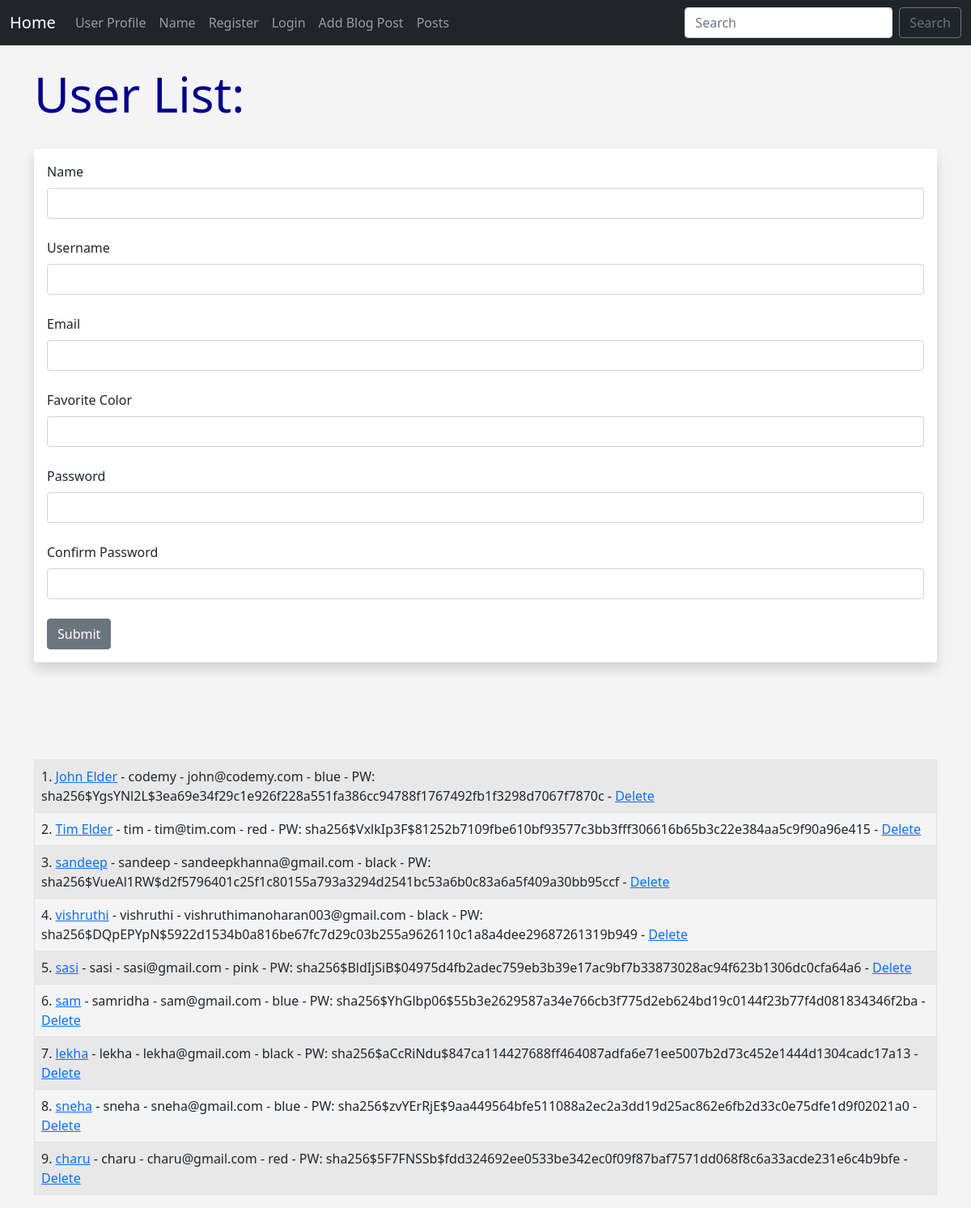
Screenshot of /user/add with the database file from the repository.
### app.py (models this page shows, shortened)
class Users(db.Model, UserMixin):
	id = db.Column(db.Integer, primary_key=True)
	username = db.Column(db.String(20), nullable=False, unique=True)
	name = db.Column(db.String(200), nullable=False)
	email = db.Column(db.String(120), nullable=False, unique=True)
	favorite_color = db.Column(db.String(120))
	about_author = db.Column(db.Text(), nullable=True)
	date_added = db.Column(db.DateTime, default=datetime.utcnow)
	profile_pic = db.Column(db.String(), nullable=True)
	password_hash = db.Column(db.String(128))
	posts = db.relationship('Posts', backref='poster')
	@property
	def password(self):
		raise AttributeError('password is not a readable attribute!')

### app.py (the view, shortened to what this page needs)
@app.route('/user/add', methods=['GET', 'POST'])
def add_user():
	name = None
	form = UserForm()
	our_users = Users.query.order_by(Users.date_added)
	return render_template("add_user.html",
		form=form,
		name=name,
		our_users=our_users)

### webforms.py
class UserForm(FlaskForm):
	name = StringField("Name", validators=[DataRequired()])
	username = StringField("Username", validators=[DataRequired()])
	email = StringField("Email", validators=[DataRequired()])
	favorite_color = StringField("Favorite Color")
	about_author = TextAreaField("About Author")
	password_hash = PasswordField('Password', validators=[DataRequired(), EqualTo('password_hash2', message='Passwords Must Match!')])
	password_hash2 = PasswordField('Confirm Password', validators=[DataRequired()])
	profile_pic = FileField("Profile Pic")
	submit = SubmitField("Submit")

class SearchForm(FlaskForm):
	searched = StringField("Searched", validators=[DataRequired()])
	submit = SubmitField("Submit")

### app.py (called while the page is built)
@app.context_processor
def base():
	form = SearchForm()
	return dict(form=form)

### templates/add_user.html (shortened to what this page needs)
{% extends 'base.html' %}
{% block content %}
{% if name %}
	<h1>User Added!</h1>
	<br/><br/>
<table class="table table-hover table-bordered table-striped">
{% for our_user in our_users %}
	<tr>
	<td>{{ our_user.id }}. <a href="{{ url_for('update', id=our_user.id)}}">{{ our_user.name }}</a> - {{ our_user.email }} - {{ our_user.favorite_color }} -
		<a href="{{ url_for('delete', id=our_user.id)}}">Delete</a></td>
	</tr>
{% endfor %}
</table>
{% else %}
	<h1>User List:</h1>
	<br/>
<div class="shadow p-3 mb-5 bg-body rounded">
	<form method="POST">
		{{ form.name.label(class="form-label") }}
		{{ form.name(class="form-control") }}
		<br/>
		{{ form.username.label(class="form-label") }}
		{{ form.username(class="form-control") }}
		<br/>
		{{ form.email.label(class="form-label") }}
		{{ form.email(class="form-control") }}
		<br/>
		{{ form.favorite_color.label(class="form-label") }}
		{{ form.favorite_color(class="form-control") }}
		<br/>
		{{ form.password_hash.label(class="form-label") }}
		{{ form.password_hash(class="form-control") }}
		<br/>
		{{ form.password_hash2.label(class="form-label") }}
		{{ form.password_hash2(class="form-control") }}
		<br/>
		{{ form.submit(class="btn btn-secondary") }}
	</form>
</div>
<br/><br/><br/>
<table class="table table-hover table-bordered table-striped">
{% for our_user in our_users %}
	<tr>
	<td>{{ our_user.id }}. <a href="{{ url_for('update', id=our_user.id)}}">{{ our_user.name }}</a> - {{our_user.username }} - {{ our_user.email }} - {{ our_user.favorite_color }} -
	PW: {{ our_user.password_hash }} -
	<a href="{{ url_for('delete', id=our_user.id)}}">Delete</a></td>
	</tr>
{% endfor %}
</table>
{% endif %}
{% endblock %}

### static/css/style.css (style rules this page uses)
h1 { color: darkblue; font-size:60px; }
body { background: #f4f4f4; }

### rows the page displays
Users: id "1", name "John Elder", username "codemy", email "john@codemy.com", favorite_color "blue", password_hash "sha256$YgsYNl2L$3ea69e34f29c1e926f228a551fa386cc94788f1767492fb1f3298d7067f7870c"
Users: id "2", name "Tim Elder", username "tim", email "tim@tim.com", favorite_color "red", password_hash "sha256$VxlkIp3F$81252b7109fbe610bf93577c3bb3fff306616b65b3c22e384aa5c9f90a96e415"
Users: id "3", name "sandeep", username "sandeep", email "sandeepkhanna@gmail.com", favorite_color "black", password_hash "sha256$VueAl1RW$d2f5796401c25f1c80155a793a3294d2541bc53a6b0c83a6a5f409a30bb95ccf"
Users: id "4", name "vishruthi", username "vishruthi", email "vishruthimanoharan003@gmail.com", favorite_color "black", password_hash "sha256$DQpEPYpN$5922d1534b0a816be67fc7d29c03b255a9626110c1a8a4dee29687261319b949"
Users: id "5", name "sasi", username "sasi", email "sasi@gmail.com", favorite_color "pink", password_hash "sha256$BldIjSiB$04975d4fb2adec759eb3b39e17ac9bf7b33873028ac94f623b1306dc0cfa64a6"
Users: id "6", name "sam", username "samridha", email "sam@gmail.com", favorite_color "blue", password_hash "sha256$YhGlbp06$55b3e2629587a34e766cb3f775d2eb624bd19c0144f23b77f4d081834346f2ba"
Users: id "7", name "lekha", username "lekha", email "lekha@gmail.com", favorite_color "black", password_hash "sha256$aCcRiNdu$847ca114427688ff464087adfa6e71ee5007b2d73c452e1444d1304cadc17a13"
Users: id "8", name "sneha", username "sneha", email "sneha@gmail.com", favorite_color "blue", password_hash "sha256$zvYErRjE$9aa449564bfe511088a2ec2a3dd19d25ac862e6fb2d33c0e75dfe1d9f02021a0"
Users: id "9", name "charu", username "charu", email "charu@gmail.com", favorite_color "red", password_hash "sha256$5F7FNSSb$fdd324692ee0533be342ec0f09f87baf7571dd068f8c6a33acde231e6c4b9bfe"
